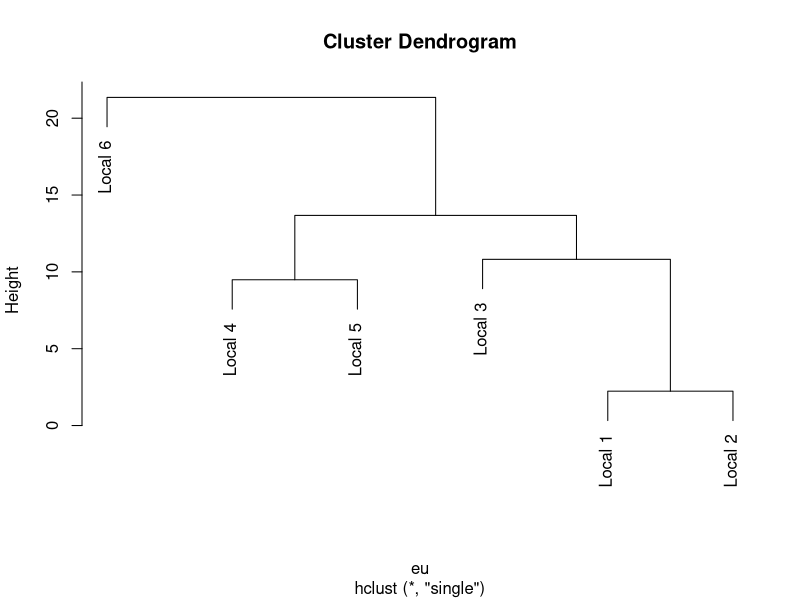
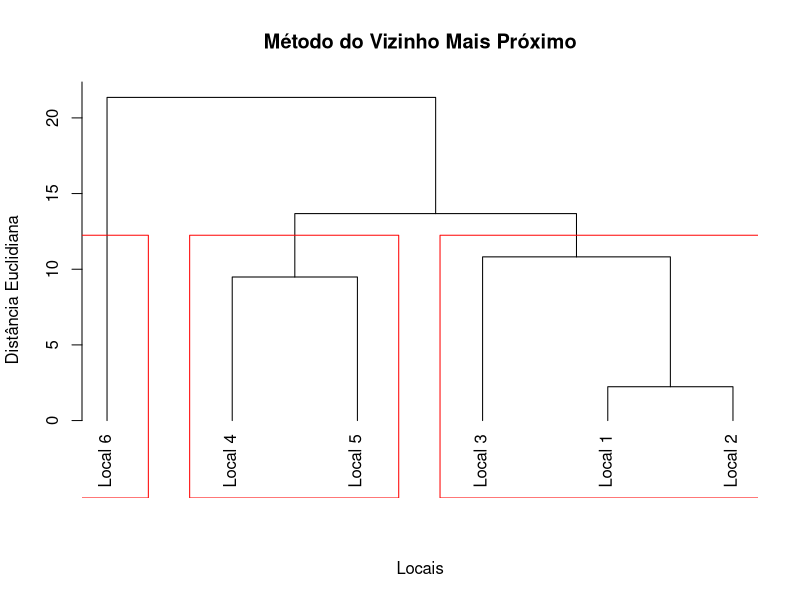
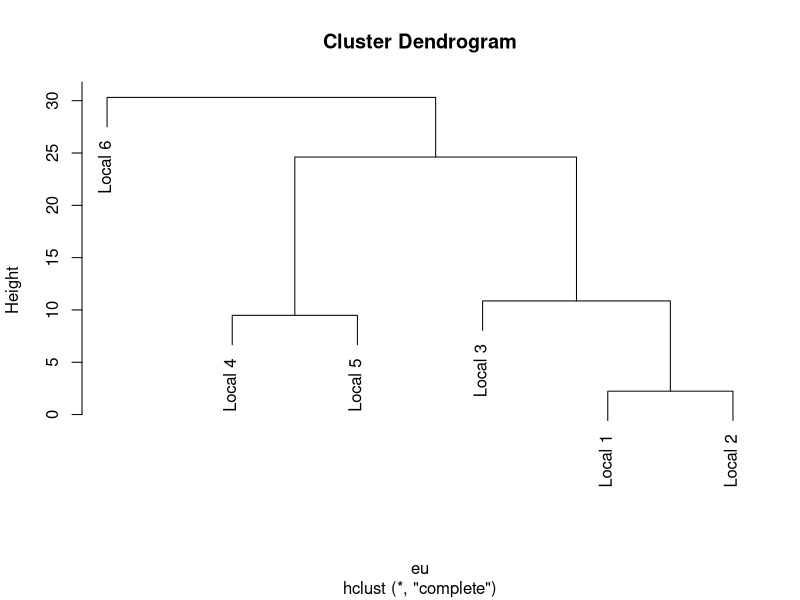
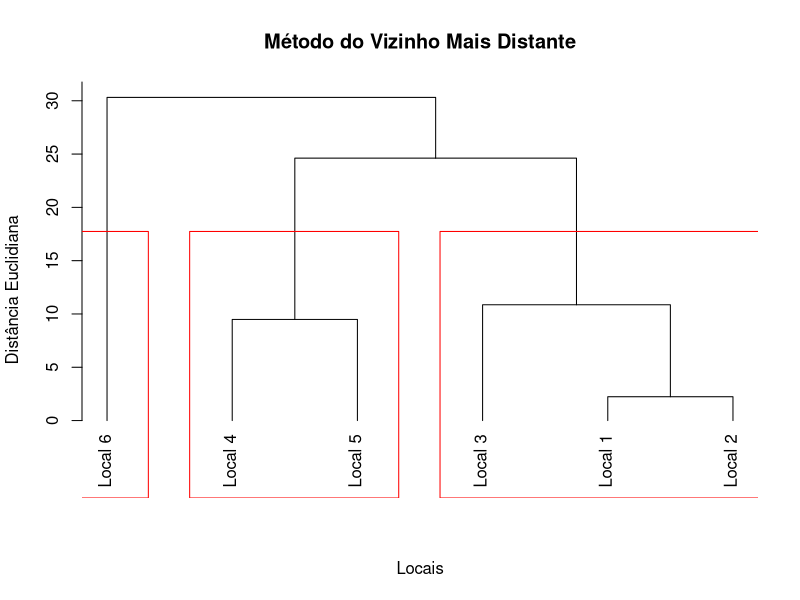
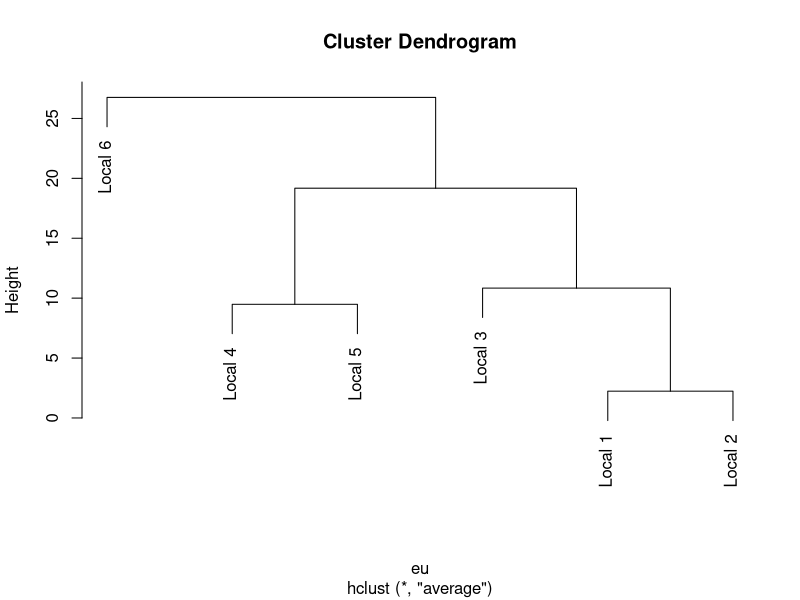
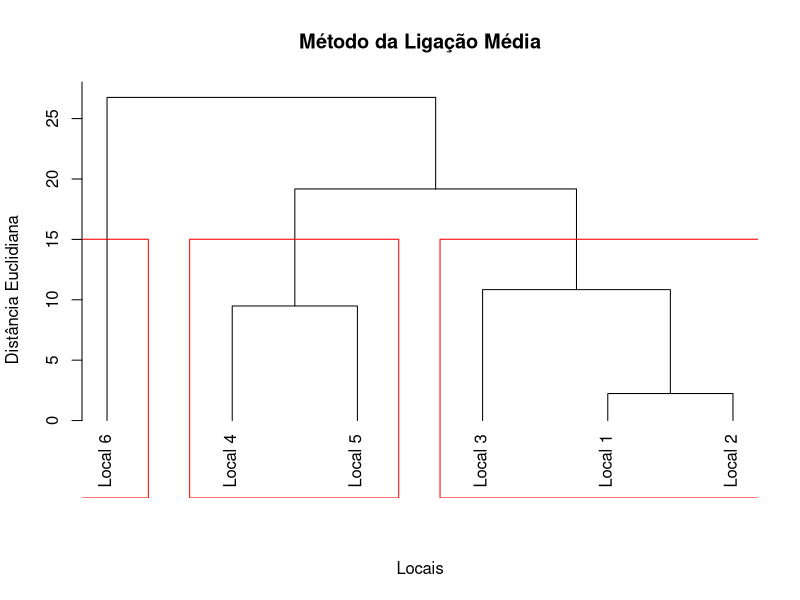
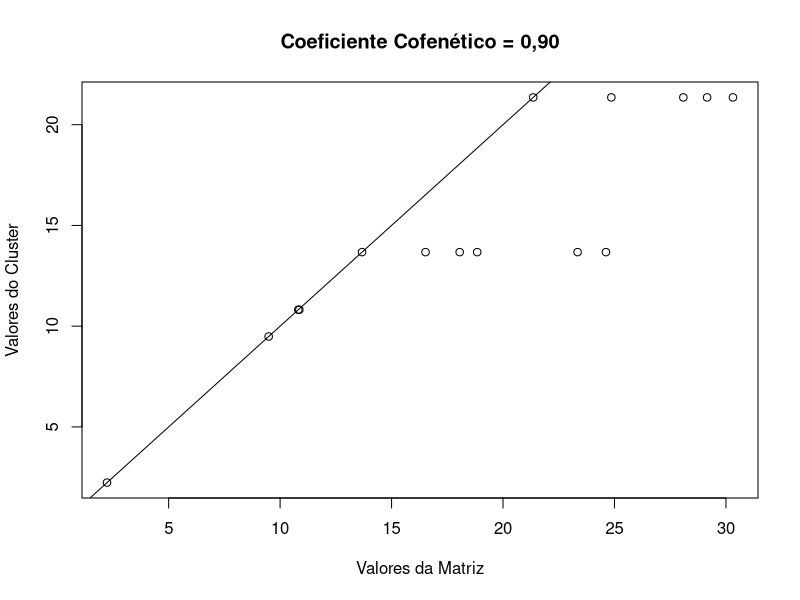
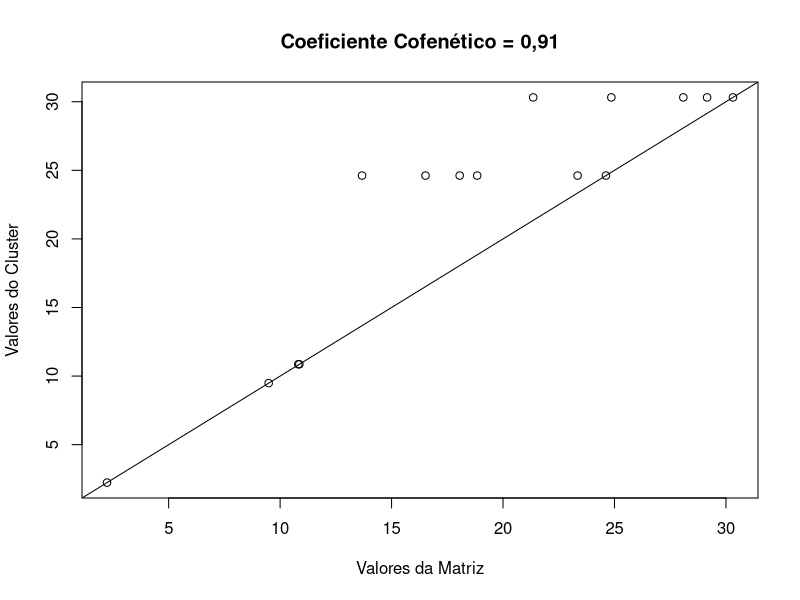

Reproduce these figures in R, in order.
# Mini-curso em Ecologia Numérica
# XXV Semana Acadêmica de BIOLOGIA - UNIOESTE Cascavel

# Marília Melo Favalesso

# Prática 1: Análise de Agrupamento - CLUSTER
#            Métodos Hierárquicos Aglomerativos

# O cluster hierárquico (função hclust) está disponível no R por padrão,
# não sendo necessário realizar o download de qualquer pacote adicional.
# Para a construção de clusters no R, é necessária a criação de uma matriz de distância.
# O R possui o comando padrão "dist" para esta finalidade, porém, este comando não contém
# todos os índices ecológicos que podem ser utilizados como medidas de distância.
# Portanto, é comum os pesquisadores utilizarem o comando "vegdist" disponível no pacote vegan.

# Índices ecológicos são úteis por apresentarem valor máximo de 1 para absoluta diferença entre 
# locais (ou seja, '1' significa 'não compartilha espécies'). Em contraste, a distância euclidiana,
# que é uma das mais utilizadas, não possui limite superior e varia com a soma das abundâncias totais
# dos locais quando não há espécies compartilhadas, utilizando o quadrado das diferenças das abundâncias.

# Nesta atividade, utilizaremos a distância euclidiana, mas vocês podem experimentar outras medidas
# em casa com os dados utilizados neste minicurso.

# Carregando os pacotes necessários
library(vegan)

# A Atividade:

# Cinco locais foram amostrados e o pesquisador deseja saber, com base na frequência absoluta
# das espécies amostradas, quais locais são mais parecidos entre si.

## --> Passo 1: Inserindo os dados amostrados.

# Criando a matriz com os dados (comando 'matrix')
P1 = matrix(c(0,0,10,8,0,0,0,12,9,0,0,0,13,5,10,2,3,0,4,12,5,10,0,0,16,15,20,0,0,0), nrow=6, byrow=5)
P1

# Nomeando as colunas e linhas da matriz
colnames(P1) = c("A", "B", "C", "D", "E")
rownames(P1) = c("Local 1", "Local 2", "Local 3", "Local 4", "Local 5", "Local 6")
P1 # versão final da nossa matriz/tabela

## --> Passo 2: Criar uma matriz de distâncias

# Criando a matriz de similaridade/dissimilaridade - qual distância utilizar?
# Existem dois comandos do pacote vegan bem utilizados - "dist" e "vegdist"

P1 # Matriz original

eu = vegdist(P1, method = "euclidean", binary = FALSE) # Matriz com distância euclidiana - comando "vegdist"
eu

# --> Passo 3: O Cluster

# 1. Método do Vizinho Mais Próximo - method = "single"

# Comando de criação de hierarquia cluster via método do vizinho mais próximo
vizinhop = hclust(eu, method = "single")

# Visualização gráfica
plot(vizinhop) # O cluster

plot(vizinhop, main = "Método do Vizinho Mais Próximo", sub = "",
     ylab = "Distância Euclidiana", xlab = "Locais", hang = -1) # Deixando mais palpável

rect.hclust(vizinhop, k = 3, border = "red") # Divisão de grupos

cutree(vizinhop, 3) # Visualização dos indivíduos nos grupos

# 2. Método da Ligação Completa ou do Vizinho Mais Distante ("Complete Linkage")
#    method = "complete"

# Comando de criação de hierarquia cluster via método do vizinho mais distante
vizinhod = hclust(eu, method = "complete")

# Visualização gráfica
plot(vizinhod) # O cluster

plot(vizinhod, main = "Método do Vizinho Mais Distante", sub = "",
     ylab = "Distância Euclidiana", xlab = "Locais", hang = -1) # Deixando mais palpável

rect.hclust(vizinhod, k = 3, border = "red") # Divisão de grupos

cutree(vizinhod, 3) # Visualização dos indivíduos nos grupos

# 3. Método da Ligação Média (Average Linkage)

# Comando de criação de hierarquia cluster via método da ligação média
media = hclust(eu, method = "average")

# Visualização gráfica
plot(media) # O cluster

plot(media, main = "Método da Ligação Média", sub = "",
     ylab = "Distância Euclidiana", xlab = "Locais", hang = -1) # Deixando mais palpável

rect.hclust(media, k = 3, border = "red") # Divisão de grupos

cutree(media, 3) # Visualização dos indivíduos nos grupos

# --> Passo 4: Qual Cluster? Avaliação!

# Avaliação dos métodos de clusterização usando coeficiente cofenético
cor(eu, cophenetic(vizinhop)) # 0,8985643
cor.test(eu, cophenetic(vizinhop)) # t = 7,3827; df = 13, P < 0,001
plot(eu, cophenetic(vizinhop), main = "Coeficiente Cofenético = 0,90",
     xlab = "Valores da Matriz", ylab = "Valores do Cluster")
abline(0, 1)

cor(eu, cophenetic(vizinhod)) # 0,9070452
cor.test(eu, cophenetic(vizinhod)) # t = 7,7676; df = 13, P < 0,001
plot(eu, cophenetic(vizinhod), main = "Coeficiente Cofenético = 0,91",
     xlab = "Valores da Matriz", ylab = "Valores do Cluster")
abline(0, 1)

cor(eu, cophenetic(media)) # 0,9236304
cor.test(eu, cophenetic(media)) # t = 8,6886; df = 13, P < 0,001
plot(eu, cophenetic(media), main = "Coeficiente Cofenético = 0,92",
     xlab = "Valores da Matriz", ylab = "Valores do Cluster")
abline(0, 1)
